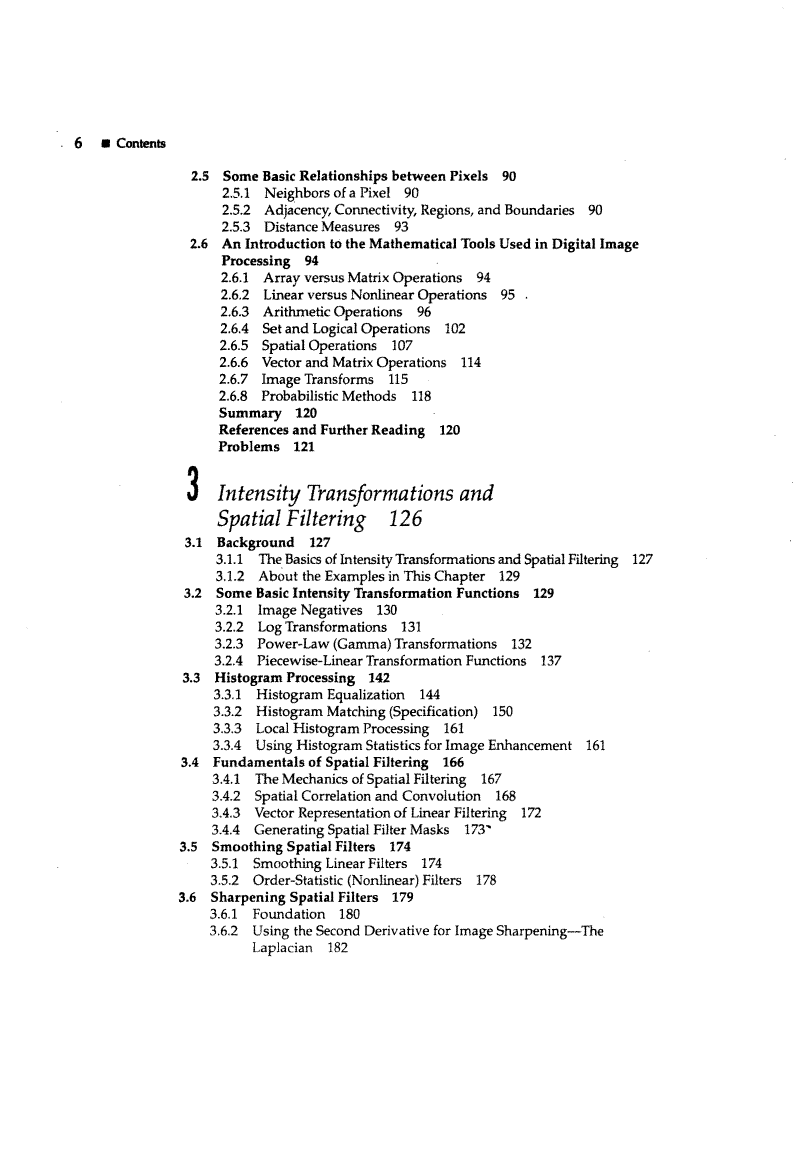
//> input picture Lab 3/Images/DIP_GW_page.tif, 2434 x 3459 px (shown at 1/3 size)
$ ./boundary ../Images/DIP_GW_page.tif   (built with g++ and OpenCV 4)
//> lines starting //> are read from the running program, lines starting //| are printed output that depends on the picture; after the words box and inside, x2 and y2 are one past the last pixel; in counts of white or black regions, pixels touching at a corner belong together
#include <iostream>
#include <stdio.h>
#include <stdlib.h>
#include <string>
#include "opencv2/highgui/highgui.hpp"
#include "opencv2/imgproc/imgproc.hpp"

using namespace cv;
using namespace std;

Mat src;
Mat src_gray;
int thresh = 100;
int max_thresh = 255;

void thresh_callback(int, void *){
	Mat canny_output;
	vector< vector<Point> > contours;
	vector<Vec4i> hierarchy;

	// Detect edges using canny
	Canny(src_gray, canny_output, thresh, thresh * 2, 3);

	// Find contours
	findContours(canny_output, contours, hierarchy, CV_RETR_TREE, CV_CHAIN_APPROX_SIMPLE, Point(0, 0));

	// Draw contours
	Mat drawing = Mat::zeros(canny_output.size(), CV_8UC3);

	for (int i = 0; i < contours.size(); i++){
		Scalar color = Scalar(255, 255, 255);
		drawContours(drawing, contours, i, color, 1, 8, hierarchy, 0, Point());
	}

	// Show in a window
	namedWindow("Contours", CV_WINDOW_AUTOSIZE);
	imshow("Contours", drawing);
}

int main(int argc, char **argv){
	// Load source image and convert it to gray
	if(argc == 2){
		src = imread(argv[1], 1);
//> src is the input picture: 3459 rows x 2434 cols, CV_8UC3; 96.1% white; 1584 black regions (120 under 20 px), largest, box (x1, y1, x2, y2) and area: (561, 1397, 595, 1503) 1888, (419, 418, 470, 444) 746, (1254, 867, 1311, 911) 722
	}
	else{
		cerr << "You need an image" << endl;
		exit(0);
	}

	// Convert image to gray and blur it
	cvtColor(src, src_gray, CV_BGR2GRAY);
	blur(src_gray, src_gray, Size(3, 3));
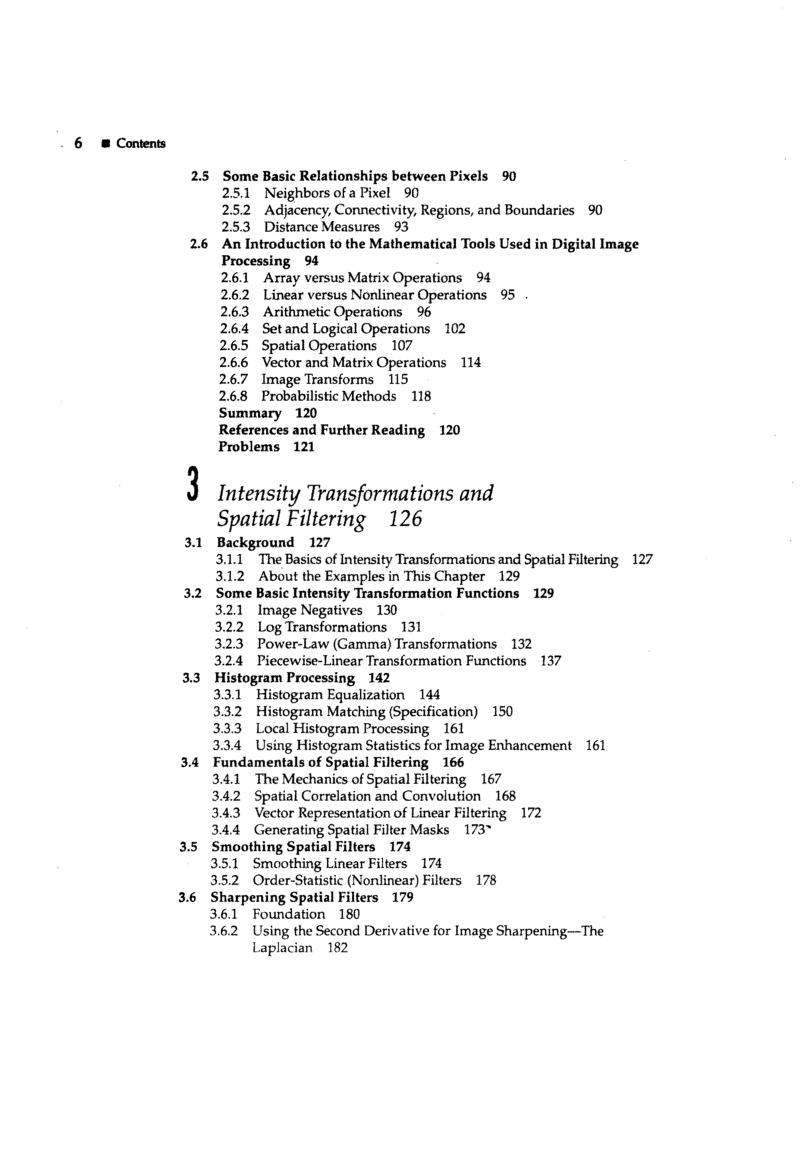
//> src_gray: 3459 rows x 2434 cols, CV_8UC1 (shown at 1/3 size); min 0, max 255, mean 245.1

	// Create Window
	string source_window = "Source";
	namedWindow(source_window, CV_WINDOW_AUTOSIZE);
	imshow(source_window, src);

	createTrackbar("Canny thresh:", "Source", &thresh, max_thresh, thresh_callback);
	thresh_callback(0, 0);
//> in thresh_callback, `Canny(src_gray, canny_output, thresh, thresh * 2, 3);`:
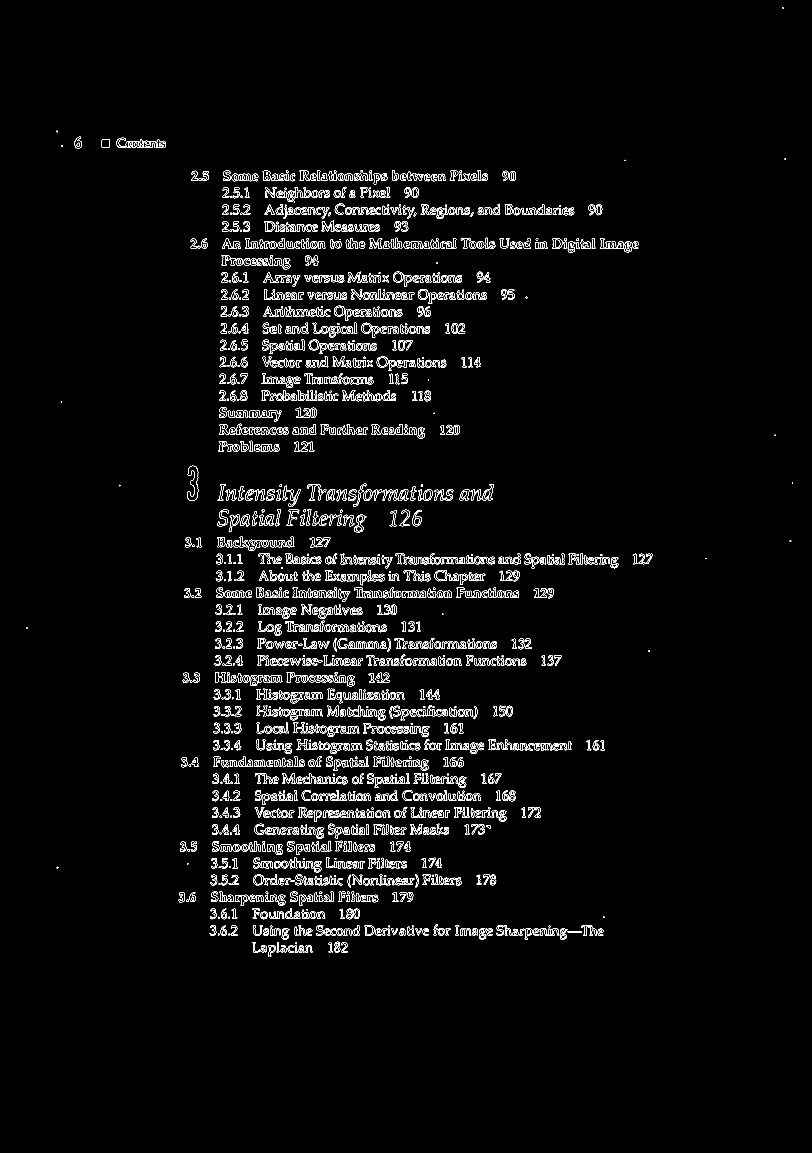
//> canny_output: 3459 rows x 2434 cols, CV_8UC1 (shown at 1/3 size); 2% white in thin lines or dots, all inside (x1, y1, x2, y2) = (78, 22, 2379, 2869)
//> in thresh_callback, `findContours(canny_output, contours, hierarchy, CV_RETR_TREE, CV_CHAIN..`: contours = 3736 contours, 1048 with area under 20; largest, box (x1, y1, x2, y2) and area: (561, 1397, 595, 1503) 1906, (561, 1397, 595, 1503) 1851, (926, 1018, 983, 1062) 1277, (1062, 1544, 1099, 1597) 1007, (1062, 1544, 1099, 1597) 954

	waitKey(0);
	return (0);
}
